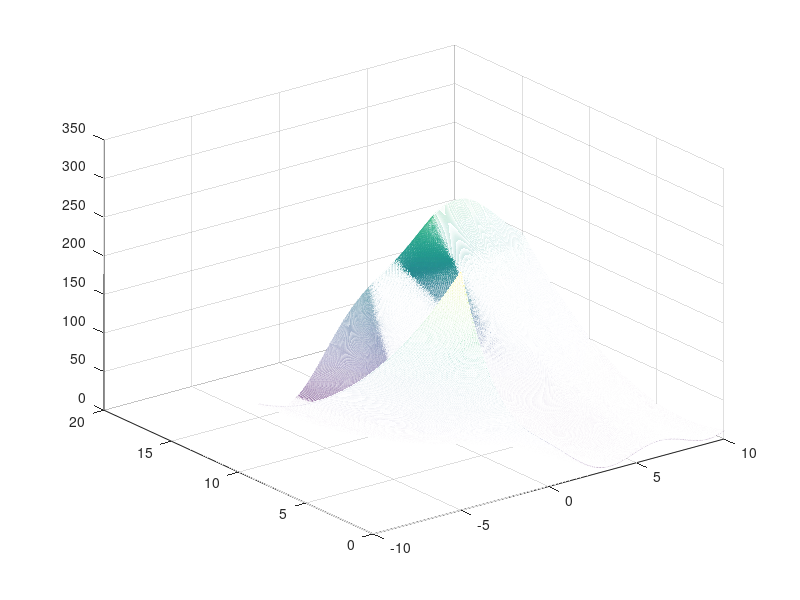
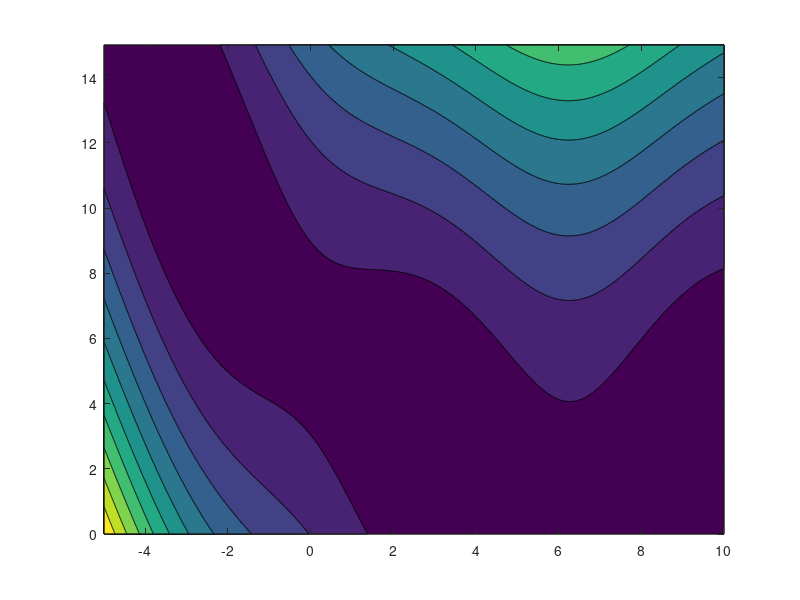

Write the MATLAB code that produced these figures, in order. (Note: this script raises an error after producing the figures.)
clear all
close all
clc

X1=-5:0.01:10;
X2= 0:0.01:15;
[x1,x2]=meshgrid(X1,X2);
a=1;
b=5.1/(4*pi^2);
c=5/pi;
d=6;
g=10;
h=1/(8*pi);
F=a*(x2-(b*x1.^2)+(c*x1)-d).^2+g*(1-h)*cos(x1)+g;
realFMin = min(min(F))

mesh(x1,x2,F)
figure
contourf(x1,x2,F)
hold on

%% Newton-Raphson
fprintf('Newton-Raphson Algorithm\n');
x=[-1,1];
%%x=[9,3];
%%x=[-4;10];
epsilon=10^(-3);

tic
%%fprintf('k=1, x1=%f, x2=%f, f(x)=%f\n',x(1),x(2),func(x))
%%plot(x(1),x(2),'r.')
x_next = x-inv(hessianofbranin(x))*gradofbranin(x);
%%fprintf('k=2, x1=%f, x2=%f, f(x)=%f, abs. error=%f\n',x_next(1),x_next(2),func(x_next),abs(func(x_next)-func(x)));
%%plot(x_next(1),x_next(2),'r*');
k=1;
%while(abs(func(x_next)-func(x))>epsilon)
while(norm(gradofbranin(x_next))>epsilon)
   x=x_next;
   x_next=x-inv(hessianofbranin(x))*gradofbranin(x);
   fprintf('k=%d,x1=%f,x2=%f,f(x)=%f, error=%f\n', k , x_next(1),x_next(2),func(x_next),norm(gradofbranin(x_next)))
   plot(x_next(1),x_next(2),'r*')
   k=k+1;
end
toc
title('Newton-Raphson Algorithm')
set(gca,'fontsize',35)
set(findobj(gca, 'Type', 'Line', 'Linestyle', '--'), 'LineWidth', 2);

%% Hestenes-Stiefel Algorithm
fprintf('Hestenes-Stiefel Algorithm\n');
x=[-1,1];
tic
fprintf('k=1, x1=%f, x2=%f,f(x)=%f\n',x(1),x(2),func(x))
g= gradfunc(x);
d=-g;

% alpha argmin procedure
alpha=0:0.01:1;
funcalpha=zeros(length(alpha),1);
for i=1:length(alpha)
    funcalpha(i)=func(x+alpha(i)*d);
end
[val, ind]= min(funcalpha);
alpha = alpha(ind);
% end of alpha procedure

x_next = x+alpha*d;
g_next = gradofbranin(x_next);
beta = (g_next'*(g_next-g))/(d'*(g_next-g));
d_next = -g_next+beta*d;
fprintf('k=2, x1=%f, x2=%f,f(x)=%f, abs. error=%f\n',x_next(1),x_next(2),func(x_next),abs(func(x_next)-func(x)))

k=3;
while(norm(gradofbranin(x_next))>epsilon)
    
    x = x_next;
    g = g_next;
    d = d_next;

    % alpha argmin procedure
    alpha=0:0.01:1;
    funcalpha=zeros(length(alpha),1);
    for i=1:length(alpha)
        funcalpha(i)=func(x+alpha(i)*d);
    end
    [val, ind]= min(funcalpha);
    alpha = alpha(ind);
    % end of alpha procedure

    x_next = x+alpha*d;
    g_next = gradofbranin(x_next);
    beta = (g_next'*(g_next-g))/(d'*(g_next-g));
    d_next = -g_next+beta*d;

    fprintf('k=%d, x1=%f, x2=%f,f(x)=%f, abs. error=%f\n',k,x_next(1),x_next(2),func(x_next),abs(func(x_next)-func(x)))
    k=k+1;

    if x==x_next
        break;
    end
end
toc

%% Polak–Ribière Algorithm
fprintf('Polak–Ribière Algorithm\n');
x=[-1,1];
tic
fprintf('k=1, x1=%f, x2=%f,f(x)=%f\n',x(1),x(2),func(x))
g=gradofbranin(x);
d=-g;

% alpha argmin procedure
alpha=0:0.01:1;
funcalpha=zeros(length(alpha),1);
for i=1:length(alpha)
    funcalpha(i)=func(x+alpha(i)*d);
end
[val, ind]= min(funcalpha);
alpha = alpha(ind);
% end of alpha procedure

x_next = x+alpha*d;
g_next = gradofbranin(x_next);
beta = (g_next'*(g_next-g))/((g'*g));
d_next = -g_next+beta*d;
fprintf('k=2, x1=%f, x2=%f,f(x)=%f, abs. error=%f\n',x_next(1),x_next(2),func(x_next),abs(func(x_next)-func(x)))

k=3;
while(norm(gradofbranin(x_next))>epsilon)

    x = x_next;
    g = g_next;
    d = d_next;

    % alpha argmin procedure
    alpha=0:0.01:1;
    funcalpha=zeros(length(alpha),1);
    for i=1:length(alpha)
        funcalpha(i)=func(x+alpha(i)*d);
    end
    [val, ind]= min(funcalpha);
    alpha = alpha(ind);
    % end of alpha procedure

    x_next = x+alpha*d;
    g_next = gradofbranin(x_next);
    beta = (g_next'*(g_next-g))/((g'*g));
    d_next = -g_next+beta*d;

    fprintf('k=%d, x1=%f, x2=%f,f(x)=%f, abs. error=%f\n',k,x_next(1),x_next(2),func(x_next),abs(func(x_next)-func(x)))
    k=k+1;
    if x==x_next
        break;
    end
end
toc

%% Flecther-Reeves Algorithm
fprintf('Flecther-Reeves Algorithm\n');
x=[-1,1];
tic
fprintf('k=1, x1=%f, x2=%f, f(x)=%f\n',x(1),x(2),func(x))
g=gradofbranin(x);
d=-g;

% alpha argmin procedure
alpha=0:0.01:1;
funcalpha=zeros(length(alpha),1);
for i=1:length(alpha)
    funcalpha(i)=func(x+alpha(i)*d);
end
[val, ind]= min(funcalpha);
alpha = alpha(ind);
% end of alpha procedure

x_next = x+alpha*d;
g_next = gradofbranin(x_next);
beta = (g_next'*g_next)/(g'*g);
d_next = -g_next+beta*d;
fprintf('k=2, x1=%f, x2=%f,f(x)=%f, abs. error=%f\n',x_next(1),x_next(2),func(x_next),abs(func(x_next)-func(x)))

k=3;
while(norm(gradofbranin(x_next))>epsilon)
  
    x = x_next;
    g = g_next;
    d = d_next;

    % alpha argmin procedure
    alpha=0:0.01:1;
    funcalpha=zeros(length(alpha),1);
    for i=1:length(alpha)
        funcalpha(i)=func(x+alpha(i)*d);
    end
    [val, ind]= min(funcalpha);
    alpha = alpha(ind);
    % end of alpha procedure

    x_next = x+alpha*d;
    g_next = gradofbranin(x_next);
    beta = (g_next'*g_next)/(g'*g);
    d_next = -g_next+beta*d;

    fprintf('k=%d, x1=%f, x2=%f,f(x)=%f, abs. error=%f\n',k,x_next(1),x_next(2),func(x_next),abs(func(x_next)-func(x)))
    k=k+1;
    if x==x_next
        break;
    end
end
toc


